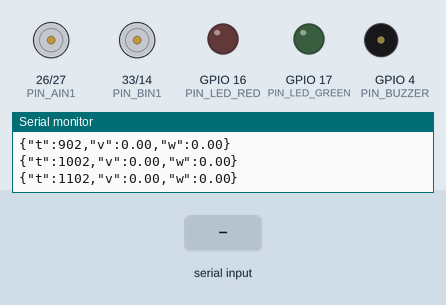
A program run on a simulated ESP32. Shown: motor-driver pin pairs drawn as motors (green arrow = first pin HIGH = forward, orange = second pin HIGH = backward, longer = more drive, scaled by the enable pin), output pins drawn as LEDs (lit = HIGH), buzzer (waves = sounding), the last lines printed to the serial monitor. The test bench sets the inputs (shaded band).

Above: at 1.2 s.
1.3 s: "T90\n" received over Serial
At 1.5 s:
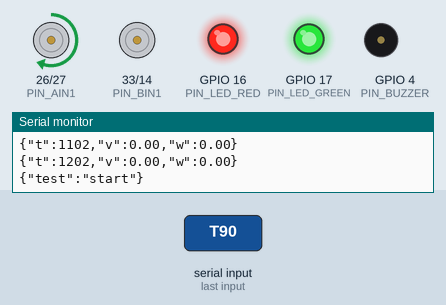
At 1.9 s:
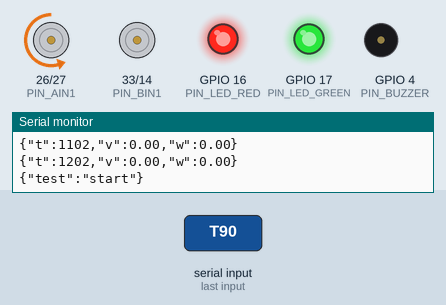
4.3 s: "B90\n" received over Serial
At 4.36 s:
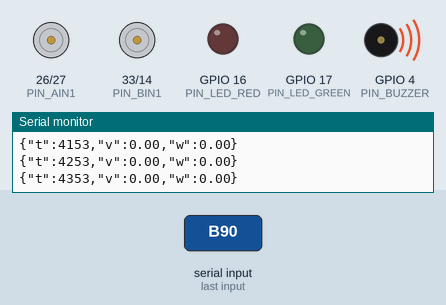
Timing chart, 0 to 7.3 s (numbered marks = the images above; inputs shaded):
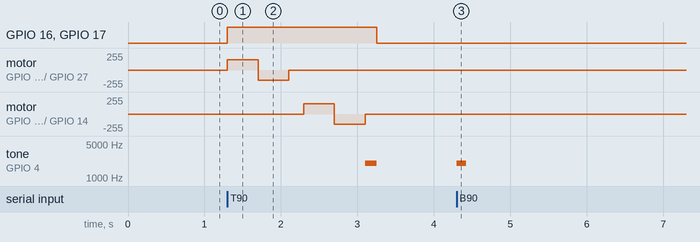

The program:

main.cpp
```cpp
// Scout ESP32 bridge. Speaks docs/PROTOCOL.md section 9 over USB serial at 115200.
// In:  D v w | S | B [p] | L r g | T           Out: JSON lines, echo at 10 Hz.
// Owns the motors and the 500 ms watchdog, and nothing else. No wifi, no IMU: Scout senses with
// the lidar on the Pi. The four motors are ganged as two sides.
#include <Arduino.h>
#include "config.h"

// ---------------------------------------------------------------- motors
static const int CH_A = 0, CH_B = 1, CH_BUZZ = 2;
static float cmdV = 0, cmdW = 0;          // last command, for telemetry
static float targetL = 0, targetR = 0;    // wheel targets after mixing, -1..1
static float curL = 0, curR = 0;          // after slew
static bool driving = false;
static uint32_t lastDriveCmd = 0;

static void motorWrite(int ch, int in1, int in2, float x) {
  if (fabsf(x) < 0.05f) { digitalWrite(in1, LOW); digitalWrite(in2, LOW); ledcWrite(ch, 0); return; }
  digitalWrite(in1, x > 0 ? HIGH : LOW);
  digitalWrite(in2, x > 0 ? LOW : HIGH);
  ledcWrite(ch, MIN_DUTY + (int)(fabsf(x) * (255 - MIN_DUTY)));
}

static void driveSet(float v, float w) {  // w positive = left: left wheel slower, right faster
  cmdV = constrain(v, -1.0f, 1.0f);
  cmdW = constrain(w, -1.0f, 1.0f);
  targetL = constrain(cmdV - cmdW, -1.0f, 1.0f) * LEFT_SIGN;
  targetR = constrain(cmdV + cmdW, -1.0f, 1.0f) * RIGHT_SIGN;
  driving = true;
  lastDriveCmd = millis();
}

static void driveStop() {  // immediate, no slew: E-STOP and watchdog
  cmdV = cmdW = targetL = targetR = curL = curR = 0;
  driving = false;
  motorWrite(CH_A, PIN_AIN1, PIN_AIN2, 0);
  motorWrite(CH_B, PIN_BIN1, PIN_BIN2, 0);
}

static void driveTick() {  // every 20 ms: slew toward the targets
  curL += constrain(targetL - curL, -SLEW_PER_TICK, SLEW_PER_TICK);
  curR += constrain(targetR - curR, -SLEW_PER_TICK, SLEW_PER_TICK);
  motorWrite(CH_A, PIN_AIN1, PIN_AIN2, curL);
  motorWrite(CH_B, PIN_BIN1, PIN_BIN2, curR);
}

// ---------------------------------------------------------------- buzzer and LEDs (non-blocking patterns)
// pattern 0: one high chirp (pass). pattern 1: two low beeps (fail).
static uint32_t beepUntil = 0, beepGapUntil = 0;
static int beepLeft = 0, beepFreq = 0;

static void beep(int pattern) {
  if (pattern == 1) { beepFreq = 400; beepLeft = 2; } else { beepFreq = 2000; beepLeft = 1; }
  beepGapUntil = millis();  // start now
}

static void beepTick(uint32_t now) {
  if (beepUntil && now >= beepUntil) { ledcWriteTone(CH_BUZZ, 0); beepUntil = 0; beepGapUntil = now + 100; }
  if (beepLeft && !beepUntil && now >= beepGapUntil) {
    ledcWriteTone(CH_BUZZ, beepFreq);
    beepUntil = now + (beepFreq < 1000 ? 150 : 120);
    beepLeft--;
  }
}

// ---------------------------------------------------------------- serial commands
static void selfTest() {  // T: blocks about 3 s, for the hardware bring-up
  Serial.println("{\"test\":\"start\"}");
  digitalWrite(PIN_LED_RED, HIGH); digitalWrite(PIN_LED_GREEN, HIGH);
  motorWrite(CH_A, PIN_AIN1, PIN_AIN2, 0.5f);  delay(400); motorWrite(CH_A, PIN_AIN1, PIN_AIN2, -0.5f); delay(400); motorWrite(CH_A, PIN_AIN1, PIN_AIN2, 0);
  delay(200);
  motorWrite(CH_B, PIN_BIN1, PIN_BIN2, 0.5f);  delay(400); motorWrite(CH_B, PIN_BIN1, PIN_BIN2, -0.5f); delay(400); motorWrite(CH_B, PIN_BIN1, PIN_BIN2, 0);
  ledcWriteTone(CH_BUZZ, 2000); delay(150); ledcWriteTone(CH_BUZZ, 0);
  digitalWrite(PIN_LED_RED, LOW); digitalWrite(PIN_LED_GREEN, LOW);
  Serial.println("{\"test\":\"done\"}");
}

static void handleLine(char* line) {
  float v, w; int a, b;
  switch (line[0]) {
    case 'D': if (sscanf(line + 1, "%f %f", &v, &w) == 2) driveSet(v, w); else Serial.println("{\"err\":\"D needs v w\"}"); break;
    case 'S': driveStop(); break;
    case 'B': beep(sscanf(line + 1, "%d", &a) == 1 ? a : 0); break;
    case 'L': if (sscanf(line + 1, "%d %d", &a, &b) == 2) { digitalWrite(PIN_LED_RED, a ? HIGH : LOW); digitalWrite(PIN_LED_GREEN, b ? HIGH : LOW); } break;
    case 'T': selfTest(); break;
    case '\0': break;
    default: Serial.printf("{\"err\":\"unknown cmd %c\"}\n", line[0]);
  }
}

static void readSerial() {
  static char buf[64];
  static size_t n = 0;
  while (Serial.available()) {
    char c = (char)Serial.read();
    if (c == '\n' || c == '\r') { buf[n] = 0; if (n) handleLine(buf); n = 0; }
    else if (n < sizeof(buf) - 1) buf[n++] = c;
  }
}

// ---------------------------------------------------------------- main
void setup() {
  Serial.begin(115200);
  pinMode(PIN_AIN1, OUTPUT); pinMode(PIN_AIN2, OUTPUT); pinMode(PIN_BIN1, OUTPUT); pinMode(PIN_BIN2, OUTPUT);
  pinMode(PIN_LED_RED, OUTPUT); pinMode(PIN_LED_GREEN, OUTPUT);
  ledcSetup(CH_A, 20000, 8); ledcAttachPin(PIN_PWMA, CH_A);   // 20 kHz: inaudible, fine for the TB6612
  ledcSetup(CH_B, 20000, 8); ledcAttachPin(PIN_PWMB, CH_B);
  ledcSetup(CH_BUZZ, 2000, 8); ledcAttachPin(PIN_BUZZER, CH_BUZZ);
  driveStop();
  Serial.printf("{\"hello\":\"scout-esp32\",\"fw\":\"%s\"}\n", FW_VERSION);
}

void loop() {
  static uint32_t lastDrive = 0, lastTelem = 0;
  uint32_t now = millis();
  readSerial();
  if (now - lastDrive >= 20) { driveTick(); lastDrive = now; }
  if (driving && now - lastDriveCmd > WATCHDOG_MS) driveStop();
  beepTick(now);
  if (now - lastTelem >= TELEM_MS) {
    lastTelem = now;
    Serial.printf("{\"t\":%lu,\"v\":%.2f,\"w\":%.2f}\n", (unsigned long)now, cmdV, cmdW);
  }
}
```

config.h
```cpp
// Pins and calibration. Mirrors hardware/PINMAP.md. Change both together.
#pragma once

#define FW_VERSION "0.2.0"

// Motor driver, two channels. The four gearmotors are ganged as two sides: both left motors on
// channel A, both right on channel B. STBY tied high. VM from the battery pack, never from the
// ESP32's regulator. See hardware/PINMAP.md for the driver and the 5 V rail, both still open.
#define PIN_PWMA 25   // left side
#define PIN_AIN1 26
#define PIN_AIN2 27
#define PIN_PWMB 32   // right side
#define PIN_BIN1 33
#define PIN_BIN2 14

#define PIN_BUZZER 4
#define PIN_LED_RED 16
#define PIN_LED_GREEN 17

// Free for later (not read by this firmware): 13, 23, 35. GPIO 21/22 were the IMU's I2C and are
// now spare. A servo, if one is ever fitted, wants a PWM-capable pin such as 18.

// If a wheel runs backwards, flip its sign here instead of rewiring.
#define LEFT_SIGN 1
#define RIGHT_SIGN 1

#define MIN_DUTY 60          // of 255. Hobby gearmotors stall below this. Raise it if the robot hums without moving.
#define SLEW_PER_TICK 0.08f  // speed change per 20 ms tick: stopped to full in about 250 ms
#define WATCHDOG_MS 500
#define TELEM_MS 100
```

Measured:
- after the input at 1.3 s, GPIO 16 (PIN_LED_RED), GPIO 17 (PIN_LED_GREEN): LOW → HIGH at once, → LOW 2.0 s later
- after the input at 4.3 s, tone on GPIO 4 (PIN_BUZZER): silent → 2000 Hz at once, → silent 0.12 s later
